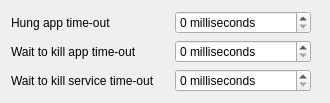
         <widget class="QWidget" name="timeoutArea">
          <property name="geometry">
           <rect>
            <x>0</x>
            <y>0</y>
            <width>330</width>
            <height>96</height>
           </rect>
          </property>
          <layout class="QGridLayout" name="gridLayout_8">
           <property name="horizontalSpacing">
            <number>20</number>
           </property>
           <item row="3" column="0">
            <spacer name="verticalSpacer_7">
             <property name="orientation">
              <enum>Qt::Vertical</enum>
             </property>
             <property name="sizeHint" stdset="0">
              <size>
               <width>20</width>
               <height>40</height>
              </size>
             </property>
            </spacer>
           </item>
           <item row="0" column="1">
            <widget class="QSpinBox" name="hungTimeout">
             <property name="toolTip">
              <string>Number of milliseconds that the system waits before terminating an application that does not respond to a shutdown request.</string>
             </property>
             <property name="suffix">
              <string> milliseconds</string>
             </property>
             <property name="maximum">
              <number>1000000000</number>
             </property>
            </widget>
           </item>
           <item row="1" column="1">
            <widget class="QSpinBox" name="killTimeout">
             <property name="toolTip">
              <string>Number of milliseconds that the system waits before terminating an application that does not respond to a shutdown request.</string>
             </property>
             <property name="suffix">
              <string> milliseconds</string>
             </property>
             <property name="maximum">
              <number>1000000000</number>
             </property>
            </widget>
           </item>
           <item row="2" column="1">
            <widget class="QSpinBox" name="killServiceTimeout">
             <property name="toolTip">
              <string>Number of milliseconds that the service control manager waits before terminating a service that does not respond to a shutdown request.</string>
             </property>
             <property name="suffix">
              <string> milliseconds</string>
             </property>
             <property name="maximum">
              <number>1000000000</number>
             </property>
            </widget>
           </item>
           <item row="0" column="0">
            <widget class="QLabel" name="hungTimeoutLabel">
             <property name="toolTip">
              <string>Number of milliseconds that the system waits before terminating an application that does not respond to a shutdown request.</string>
             </property>
             <property name="text">
              <string>Hung app time-out</string>
             </property>
            </widget>
           </item>
           <item row="2" column="0">
            <widget class="QLabel" name="killServiceTimeoutLabel">
             <property name="toolTip">
              <string>Number of milliseconds that the service control manager waits before terminating a service that does not respond to a shutdown request.</string>
             </property>
             <property name="text">
              <string>Wait to kill service time-out</string>
             </property>
            </widget>
           </item>
           <item row="1" column="0">
            <widget class="QLabel" name="killTimeoutLabel">
             <property name="toolTip">
              <string>Number of milliseconds that the system waits before terminating an application that does not respond to a shutdown request.</string>
             </property>
             <property name="text">
              <string>Wait to kill app time-out</string>
             </property>
            </widget>
           </item>
           <item row="0" column="2">
            <spacer name="horizontalSpacer_9">
             <property name="orientation">
              <enum>Qt::Horizontal</enum>
             </property>
             <property name="sizeHint" stdset="0">
              <size>
               <width>40</width>
               <height>0</height>
              </size>
             </property>
            </spacer>
           </item>
          </layout>
         </widget>
